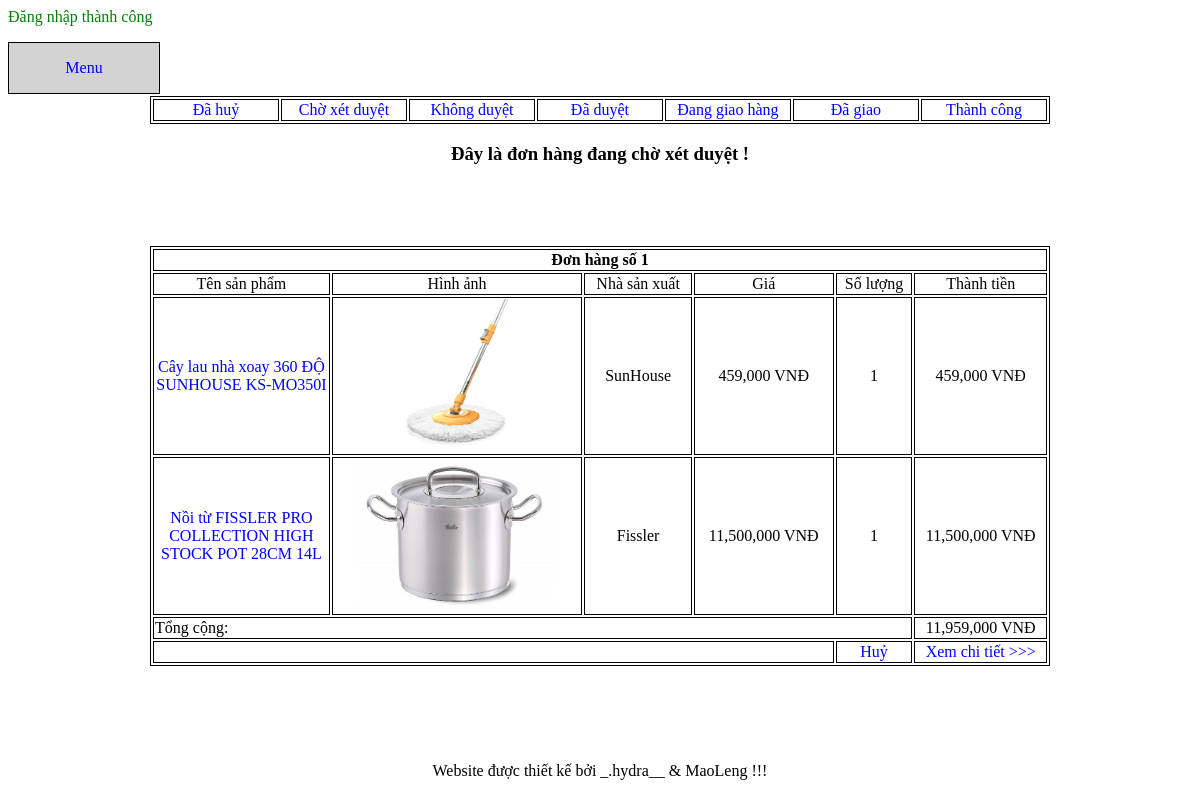
Before: /order.php (signed in) with the older database file.
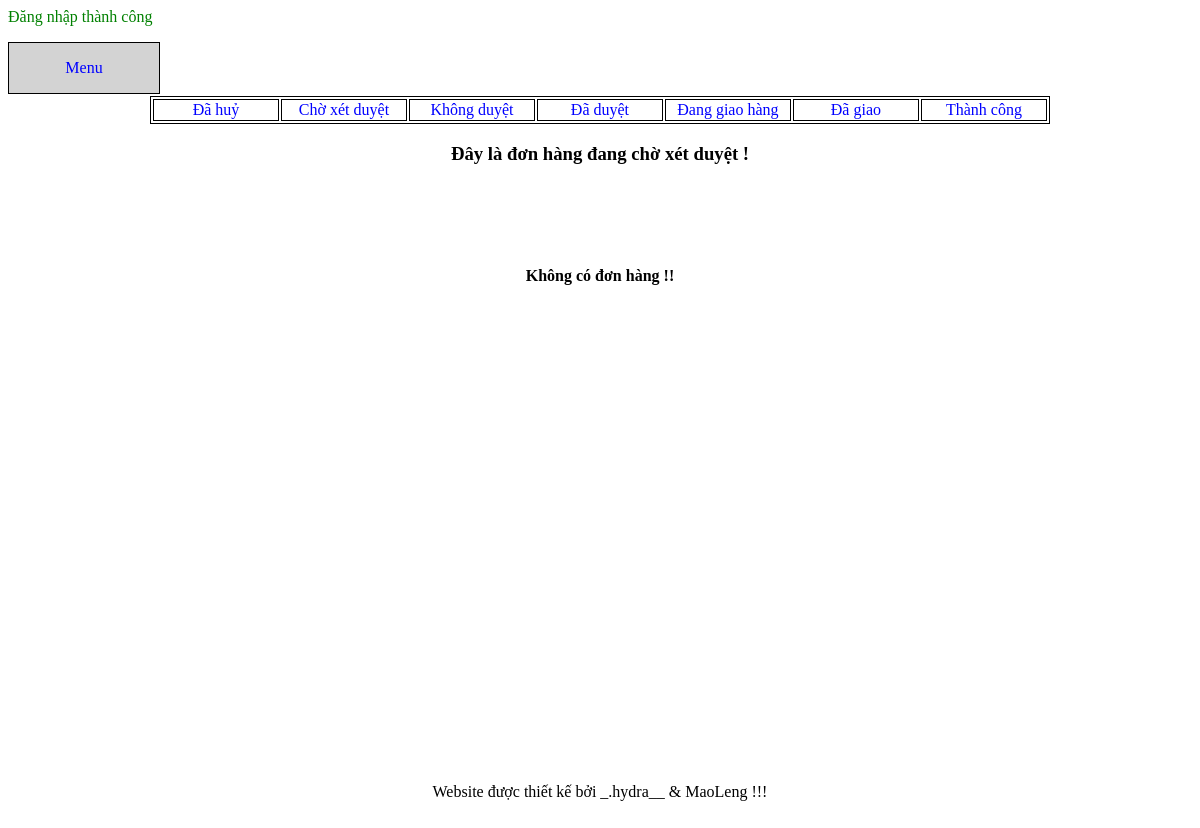
After: the same page with the newer database file.
### tables this page shows
CREATE TABLE `receipts` (
  `id` int(11) NOT NULL,
  `customer_id` int(11) NOT NULL,
  `order_time` varchar(30) DEFAULT NULL,
  `receiver_name` varchar(50) DEFAULT NULL,
  `receiver_phone` varchar(20) DEFAULT NULL,
  `receiver_address` mediumtext,
  `note` mediumtext,
  `status` int(11) NOT NULL,
  `total` int(11) DEFAULT NULL
);

CREATE TABLE `receipt_detail` (
  `receipt_id` int(11) NOT NULL,
  `product_id` int(11) NOT NULL,
  `quantity` tinyint(4) NOT NULL
);

CREATE TABLE `products` (
  `id` int(11) NOT NULL,
  `name` varchar(200) NOT NULL,
  `description` mediumtext NOT NULL,
  `price` int(11) NOT NULL,
  `image` varchar(200) NOT NULL,
  `manufacturer_id` int(11) NOT NULL
);

CREATE TABLE `manufacturers` (
  `id` int(11) NOT NULL,
  `name` varchar(200) NOT NULL,
  `address` varchar(200) NOT NULL,
  `phone` varchar(15) NOT NULL,
  `image` varchar(200) NOT NULL
);

### order.php (the view, shortened to what this page needs)
<!DOCTYPE html>
<html>
<head>
</head>
<body>
	<?php
	require 'announce.php';
	?>
	<div id="div_tong">
		<?php require 'menu.php'; ?>
		<div id="div_tren">
			<table class="border" width="900px">
				<tr>
					<td width="12.3%">
						<a href="order.php?status=0">Đã huỷ</a>
					</td>
					<td width="12.3%">
						<a href="order.php?status=2">Chờ xét duyệt</a>
					</td>
					<td width="12.3%">
						<a href="order.php?status=3">Không duyệt</a>
					</td>
					<td width="12.3%">
						<a href="order.php?status=4">Đã duyệt</a>
					</td>
					<td width="12.3%">
						<a href="order.php?status=5">Đang giao hàng</a>
					</td>
					<td width="12.3%">
						<a href="order.php?status=6">Đã giao</a>
					</td>
					<td width="12.3%">
						<a href="order.php?status=7">Thành công</a>
					</td>
				</tr>
			</table>
			<?php
			if (empty($_GET['status'])) {
				$status = 2;
			} else {
				$status = $_GET['status'];
			}
			switch ($status) {
				?>
				<?php
				case '2':
				?>
				<h3>
					Đây là đơn hàng đang chờ xét duyệt !
				</h3>
				<?php
				break;
				?>
				<?php
			}
			?>
		</div>
		<div id="div_giua" >
			<?php
			require 'connect.php';
			$customer_id = $_SESSION['customer_id'];
			$sql = "select * from receipts where customer_id = '$customer_id' and status = '$status'";
			$result = mysqli_query($connect,$sql);
			$rows = mysqli_num_rows($result);
			if ($rows == 0) {
				?>
				<h4 class="center">
					Không có đơn hàng !!
				</h4>
				<?php
			} else {
				$num = 0;
				foreach ($result as $receipt):
					$num ++;
					$receipt_id = $receipt['id'];
					$sql = "select
					receipt_detail.*,
					products.name as name,
					products.price as price,
					products.image as image,
					manufacturers.name as manufacturer_name,
					receipts.total as total
					from receipt_detail
					join receipts on receipts.id = receipt_detail.receipt_id
					join products on products.id = receipt_detail.product_id
					join manufacturers on manufacturers.id = products.manufacturer_id
					where receipt_id = '$receipt_id'";
					$result = mysqli_query($connect,$sql);
					$order = mysqli_fetch_array($result);
					$total = $order['total'];
					?>
					<table class="border" width="900px">
						<tr>
							<th colspan="6">
								<?php echo "Đơn hàng số " . $num ?>
							</th>
						</tr>
						<tr>
							<td width="20%">
								Tên sản phẩm
							</td>
							<td>
								Hình ảnh
							</td>
							<td>
								Nhà sản xuất
							</td>
							<td>
								Giá
							</td>
							<td>
								Số lượng
							</td>
							<td width="15%">
								Thành tiền
							</td>
						</tr>
						<?php
						foreach ($result as $each):
							$sum = $each['price'] * $each['quantity'];
							?>
							<tr>
								<td>
									<a href="product_detail.php?id=<?php echo $each['product_id'] ?>">
										<?php echo $each['name'] ?>
									</a>
								</td>
								<td>
									<img width="200px" height="150px" src="admin/products/<?php echo $each['image']; ?>">
								</td>
								<td>
									<?php echo $each['manufacturer_name'] ?>
								</td>
								<td>
									<?php echo number_format($each['price']) ?> VNĐ
								</td>
								<td>
									<?php echo $each['quantity'] ?>
								</td>
								<td>
									<?php echo number_format($sum)?> VNĐ
								</td>
							</tr>
						<?php endforeach ?>
						<tr>
							<td colspan="5" class="left" >
								Tổng cộng:
							</td>
							<td>
								<?php
								echo number_format($total ) . " VNĐ";
								?>
							</td>
						</tr>
						<tr>
							<td colspan="4">
							</td>
							<td>
								<a href="delete_order.php">
									Huỷ
								</a>
							</td>
							<td>
								<a href="order_detail.php">
									Xem chi tiết >>>
								</a>
							</td>
						</tr>
					</table>
					<br>
					<?php
				endforeach;
			} ?>
		</div>
		<div id="div_duoi">
			<?php
			require 'footer.php';
			?>
		</div>
	</div>
</body>
</html>

### announce.php (shortened to what this page needs)
	<?php
if (isset($_SESSION['success'])) {
	?>
	<span class="success">
		<?php echo $_SESSION['success'] ?>
	</span>
	<?php
}
?>

### menu.php (shortened to what this page needs)
<ul>
	<li>
		<a href="#">
			<p>
				Menu
			</p>
		</a>
	</li>
</ul>
<br>
<br>
<br>

### footer.php
<p>
	Website được thiết kế bởi _.hydra__ & MaoLeng !!!
</p>

### order.php (style rules this page uses)
th, td { border: 1px solid black; text-align: center; }

### menu.php (style rules this page uses)
a { text-decoration: none; }
a:link { color: blue; }
ul { list-style-type: none; padding: 0; }
ul li { float: left; position: relative; background: lightgray; width: 150px; border: 1px solid black; height: 50px; }
#div_tong { min-height: 800px; max-height: 6000px; position: relative; }
#div_tren { text-align: center; height: 150px; }
#div_giua { min-height: 500px; max-height: 4900px; }
#div_duoi { height: 100px; text-align: center; position: relative; bottom: 0px; }
p { text-align: center; }
.center { text-align: center; }
.border { border: 1px solid black; }
table { margin: auto ; }
.success { color: green; }
.left { text-align: left; }

Changed rows visible on the page:
removed receipts: total "11,959,000"
removed receipt_detail: product.name "Cây lau nhà xoay 360 ĐỘ SUNHOUSE KS-MO350I", product.image (picture), manufacturers.name "SunHouse", product.price "459,000", quantity "1", sum "459,000"
removed receipt_detail: product.name "Nồi từ FISSLER PRO COLLECTION HIGH STOCK POT 28CM 14L", product.image (picture), manufacturers.name "Fissler", product.price "11,500,000", quantity "1", sum "11,500,000"
Other visible differences:
text now shown: "Không có đơn hàng !!"
